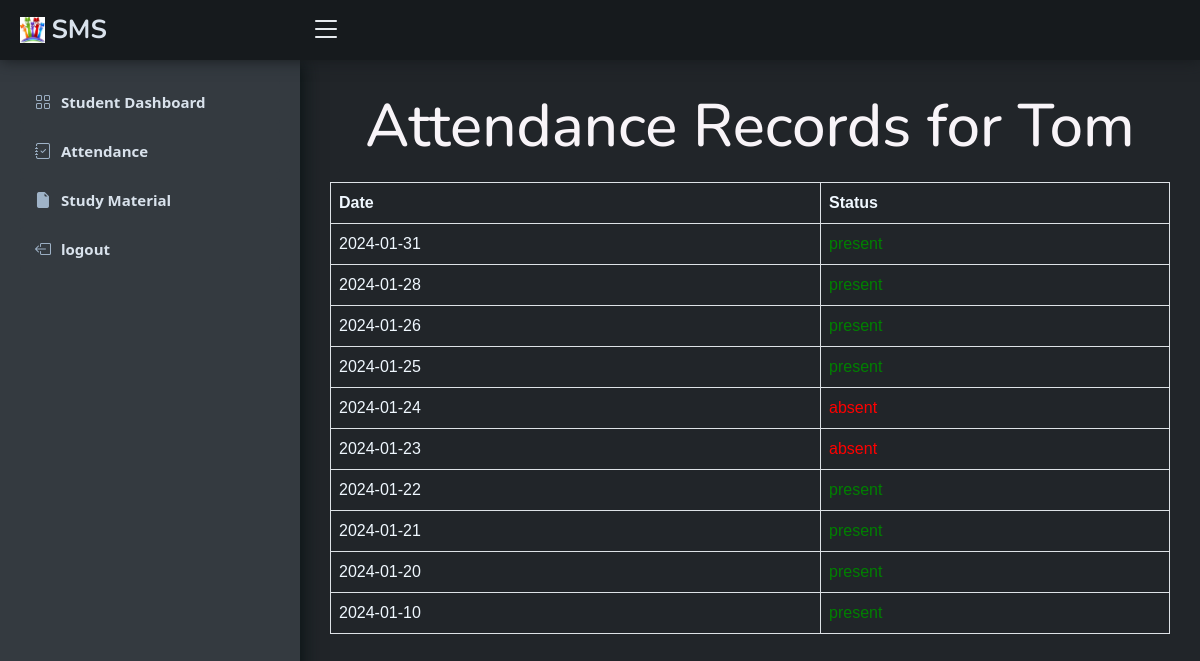
The page /view_attendance (signed in) on the database its author committed.
### tables this page shows
CREATE TABLE students (
        id INTEGER PRIMARY KEY AUTOINCREMENT,
        username TEXT NOT NULL,
        password TEXT NOT NULL,
        class INTEGER NOT NULL,
        marks BLOB
    );

CREATE TABLE attendance (
        id INTEGER PRIMARY KEY AUTOINCREMENT,
        date TEXT NOT NULL,
        student_id INTEGER NOT NULL,
        status INTEGER NOT NULL,
        FOREIGN KEY (student_id) REFERENCES students (id)
    );

### app.py (the view)
@app.route('/view_attendance')
def view_attendance():
    if 'username' in session:
        username = session['username']
        c.execute('SELECT * FROM students WHERE username=?', (username,))
        student = c.fetchone()
        if student:
            student_id = student[0]
            c.execute('SELECT * FROM attendance WHERE student_id=?', (student_id,))
            attendance_records = c.fetchall()
            return render_template('view_attendance.html', username=username, attendance_records=attendance_records)
    return redirect('/student_login')

### templates/view_attendance.html (shortened to what this page needs)
<!DOCTYPE html>
<html>
<head>
    <link rel=”stylesheet” href=”https://cdn.jsdelivr.net/npm/bootstrap@5.0.2/dist/css/bootstrap.min.css” />
    <link rel="stylesheet" href="https://cdn.jsdelivr.net/npm/bootstrap-icons@1.5.0/font/bootstrap-icons.css">
    <link href="/static/css/bootstrap-icons.css" rel="stylesheet">
    <link href="/static/css/bootstrap.min.css" rel="stylesheet">
    <link href="/static/css/styles.css" rel="stylesheet">
    <link rel="stylesheet" href="https://cdnjs.cloudflare.com/ajax/libs/jqueryui/1.12.1/jquery-ui.min.css">
</head>
<body>
    <header id="header" class="header fixed-top d-flex align-items-center">
        <div class="d-flex align-items-center justify-content-between">
            <a href="{{url_for('index')}}" class="logo d-flex align-items-center">
                <img src="/static/img/logoalt2.webp" alt="">
                <span class="d-none d-lg-block">SMS</span>
            </a>
            <i class="bi bi-list toggle-sidebar-btn"></i>
        </div>
    </header>
    <aside id="sidebar" class="sidebar">
        <ul class="sidebar-nav" id="sidebar-nav">
            <li class="nav-item">
                <a class="nav-link collapsed " href="{{url_for('student_dashboard')}}">
                    <i class="bi-grid"></i>
                    <span>Student Dashboard</span>
                </a>
            </li>
            <li class="nav-item">
                <a class="nav-link collapsed " href="">
                    <i class="bi bi-journal-check"></i>
                    <span>Attendance</span>
                </a>
            </li>
            <li class="nav-item">
                <a class="nav-link collapsed " href="{{url_for('study')}}">
                    <i class="bi bi-file-earmark-fill"></i>
                    <span>Study Material</span>
                </a>
            </li>
            <li class="nav-item">
                <a class="nav-link collapsed" href="{{url_for('logout')}}">
                    <i class="bi bi-box-arrow-left"></i>
                    <span>logout</span>
                </a>
            </li>
        </ul>
    </aside>
    <main id="main" class="main">
        <center>
            <h1 style="margin-top:10px; margin-bottom: 20px;font-size: 60px;">Attendance Records for {{ username }}</h1>
        </center>
        <table class="table table-bordered">
            <tr>
                <th>Date</th>
                <th>Status</th>
            </tr>
            {% for record in attendance_records[::-1] %}
            <tr>
                <td>{{ record[1] }}</td>
                <td class="{% if record[3] == 'present' %}present{% else %}absent{% endif %}">
                    {{ record[3] }}
                </td>
            </tr>
            {% endfor %}
        </table>
    </main>
</body>
</html>

### static/css/styles.css (style rules this page uses)
:root { scroll-behavior: smooth; }
body { font-family: "Open Sans", sans-serif; background: #212529; color: #F8F4F8; }
a { color: #F0F4F8; text-decoration: none; }
h1, h2, h3, h4, h5, h6 { font-family: "Nunito", sans-serif; }
#main { margin-top: 60px; padding: 20px 30px; transition: all 0.3s; }
body { margin: 0; padding: 0; font-family: Arial, sans-serif; }
.logo { line-height: 1; }
@media (min-width: 1200px) { .logo { width: 280px; } }
.logo img { max-height: 26px; margin-right: 6px; }
.logo span { font-size: 26px; font-weight: 700; color: #D9E2EC; font-family: "Nunito", sans-serif; }
.header { transition: all 0.5s; z-index: 997; height: 60px; box-shadow: 0px 0px 15px #161a1d; background-color: #161a1d; padding-left: 20px; }
.header .toggle-sidebar-btn { font-size: 32px; padding-left: 10px; cursor: pointer; color: #F0F4F8; }
.sidebar { position: fixed; top: 60px; left: 0; bottom: 0; width: 300px; z-index: 996; transition: all 0.3s; padding: 20px; overflow-y: auto; scrollbar-width: thin; scrollbar-color: #aab7cf transparent; box-shadow: 0px 0px 20px #040f0f; background-color: #343a40; }
@media (min-width: 1200px) { #main, #footer { margin-left: 300px; } }
.sidebar-nav { padding: 0; margin: 0; list-style: none; }
.sidebar-nav li { padding: 0; margin: 0; list-style: none; }
.sidebar-nav .nav-item { margin-bottom: 5px; color: #F0F4F8; }
.sidebar-nav .nav-link { display: flex; align-items: center; font-size: 15px; font-weight: 600; color: #D9E2EC; transition: 0.3; background: #343a40; padding: 10px 15px; border-radius: 4px; font-family: 'Segoe UI', Tahoma, Verdana, sans-serif; }
.sidebar-nav .nav-link i { font-size: 16px; margin-right: 10px; color: #9FB3C8; ; }
.sidebar-nav .nav-link.collapsed { color: #D9E2EC; background: #343a40; }
.sidebar-nav .nav-link.collapsed i { color: #9FB3C8; }

### templates/view_attendance.html (style rules this page uses)
td, th { color: aliceblue; }
.present { color: green; }
.absent { color: red; }

### rows shown on the page
students: username "Tom"
attendance: date "2024-01-31", status "present"
attendance: date "2024-01-28", status "present"
attendance: date "2024-01-26", status "present"
attendance: date "2024-01-25", status "present"
attendance: date "2024-01-24", status "absent"
attendance: date "2024-01-23", status "absent"
attendance: date "2024-01-22", status "present"
attendance: date "2024-01-21", status "present"
attendance: date "2024-01-20", status "present"
attendance: date "2024-01-10", status "present"
